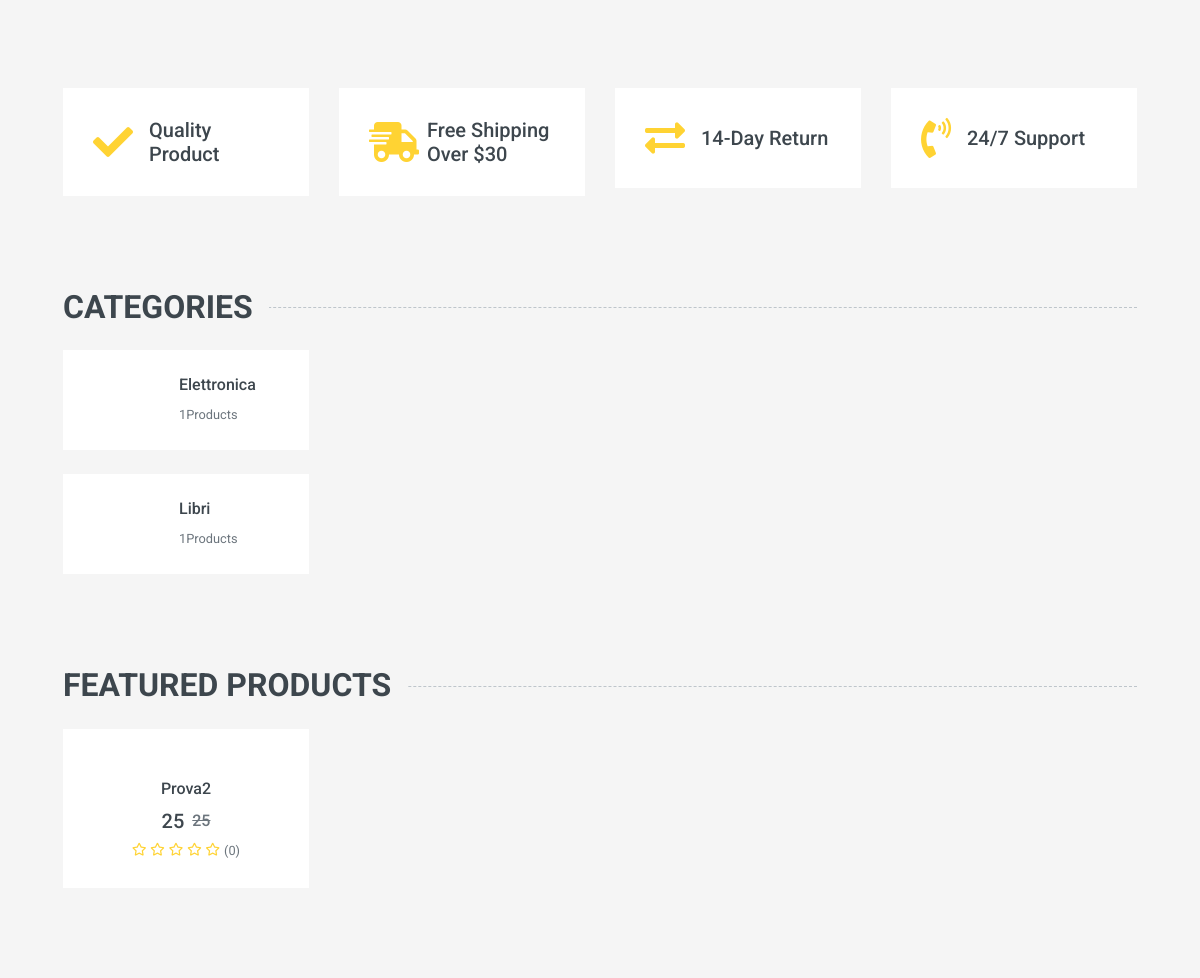
Before: /ecom/index.php?cat=2 (middle part) with the older database file.
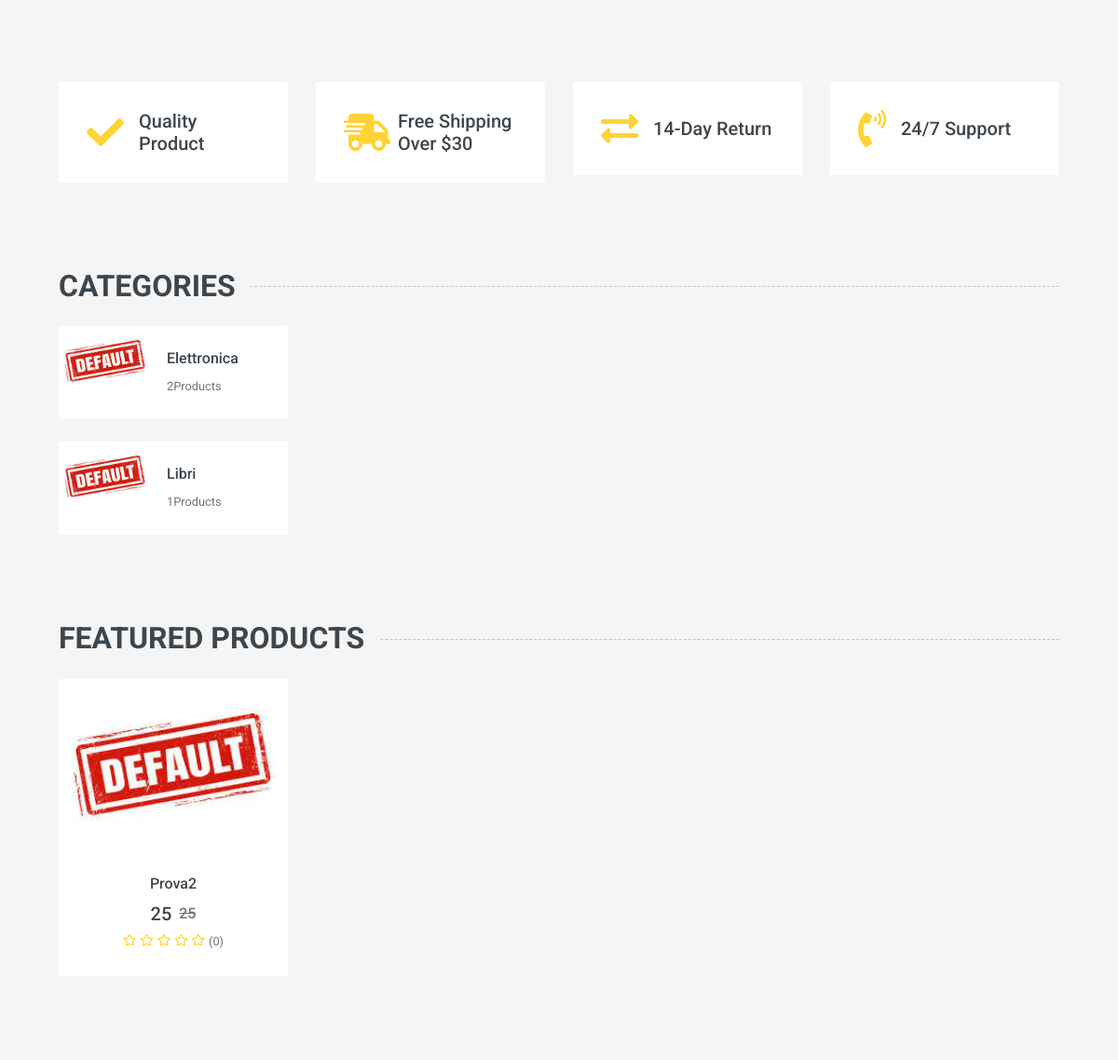
After: the same page with the newer database file.
### tables this page shows
CREATE TABLE `categoria` (
  `id` int(11) NOT NULL,
  `tipo` varchar(16) NOT NULL,
  `img` varchar(64) DEFAULT 'default.png'
);

CREATE TABLE `prodotti` (
  `id` int(11) NOT NULL,
  `nome` varchar(16) NOT NULL,
  `des` text NOT NULL,
  `quant` int(11) NOT NULL,
  `prezzo` int(11) NOT NULL,
  `idCat` int(11) NOT NULL,
  `sconto` int(11) DEFAULT NULL,
  `img` varchar(64) NOT NULL DEFAULT 'default.png'
);

### ecom/DatabaseClassSingleton.php (called while the page is built, shortened)
<?php
class DatabaseClassSingleton
{
    private $_connection;
    private static $_instance;
    private  $dbhost = "localhost";
    private  $username = "root";
    private  $password = "";
    private  $dbname = "ecommerce";
    public static function getInstance()
    {
        if (!self::$_instance) {
            self::$_instance = new self();
        }
        return self::$_instance;
    }
    private function __construct()
    {
        try {
            $this->_connection = new mysqli($this->dbhost, $this->username,  $this->password, $this->dbname);
        } catch (Exception $e) {
            if (mysqli_connect_error()) {
                echo "Failed to conencto to MySQL: " . mysqli_connect_error() . E_USER_ERROR;
            }
        }
    }
    public function Select($query = "", $params = [])
    {
        try {
            $stmt = $this->executeStatement($query, $params);
            $result = $stmt->get_result()->fetch_all(MYSQLI_ASSOC);
            return $result;
        } catch (Exception $e) {
            throw new Exception($e->getMessage());
        }
        return false;
    }
    private function executeStatement($query = "", $params = [])
    {
        try {
            $stmt = $this->_connection->prepare($query);
            $stmt->execute();
            return $stmt;
        } catch (Exception $e) {
            throw new Exception($e->getMessage());
        }
    }
}

### ecom/home/getProd.php (the view, shortened to what this page needs)
<?php
$w = '1';
if(isset($_SESSION['cat']))
    $w = 'id=' . $_SESSION['cat'];
$result = DatabaseClassSingleton::getInstance()->Select("Select * from prodotti where " . $w);
    foreach ($result as $row) {
    include "review/countRev.php";
    $s = '
    <div class="col-lg-3 col-md-4 col-sm-6 pb-1">
                    <div class="product-item bg-light mb-4">
                        <div class="product-img position-relative overflow-hidden">
                            <img class="img-fluid w-100" src="img/'. $row["img"] .'" alt="">
                            <div class="product-action">
                                <a class="btn btn-outline-dark btn-square" href="carrello/addCarr.php?id=' . $row["id"] . '"><i class="fa fa-shopping-cart"></i></a>
                                <a class="btn btn-outline-dark btn-square" href="home/addPref.php?id=' . $row["id"] . '"><i class="far fa-heart"></i></a>
                            </div>
                        </div>
                        <div class="text-center py-4">';
    $s2 = '<div class="d-flex align-items-center justify-content-center mt-2">';
    $s3 = '</div>
    <div class="d-flex align-items-center justify-content-center mb-1">'. $str .'<small>('. $t . ')</small>
    </div>
</div>
</div>
</div>';
        echo $s;
        echo '<a class="h6 text-decoration-none text-truncate" href="detail.php?id=' . $row["id"] . '">' . $row["nome"] . "</a>";
        echo $s2;
        echo '<h5>'.$row["prezzo"] .'</h5><h6 class="text-muted ml-2"><del>' . $row["prezzo"].'</del></h6>';
        echo $s3;
    }
?>

### ecom/home/getCatNum.php
<?php
    $result = DatabaseClassSingleton::getInstance()->Select("Select count(*) as c ,tipo,categoria.id,categoria.img FROM `prodotti` join categoria on idCat = categoria.id GROUP BY idCat HAVING count(*) > 0;");
    foreach ($result as $row) {
        $s = '<a class="text-decoration-none" href="home/cCat.php?id='.$row["id"] .'">
        <div class="cat-item d-flex align-items-center mb-4">
            <div class="overflow-hidden" style="width: 100px; height: 100px;">
                <img class="img-fluid" src="img/'. $row["img"] .'" alt="">
            </div>';
        echo $s .  "<div class='flex-fill pl-3'>
        <h6>" . $row["tipo"] . "</h6>
        <small class='text-body'>". $row['c']. "Products</small></div></div></a>";
    }
?>

### ecom/review/countRev.php (shortened to what this page needs)
<?php
$t = 0;
$st = 0;
    $str = '';
    for ($i = 1; $i < 6; $i++) {
            if($i <= $st)
                $str .= '<small class="fa fa-star text-primary mr-1"></small>';
            else
                $str .= '<small class="far fa-star text-primary mr-1"></small>';
    }
?>

Changed rows visible on the page:
changed categoria "Elettronica": img: picture added; c "1" → "2"
changed categoria "Libri": img: picture added
changed prodotti "Prova2": img: picture added
